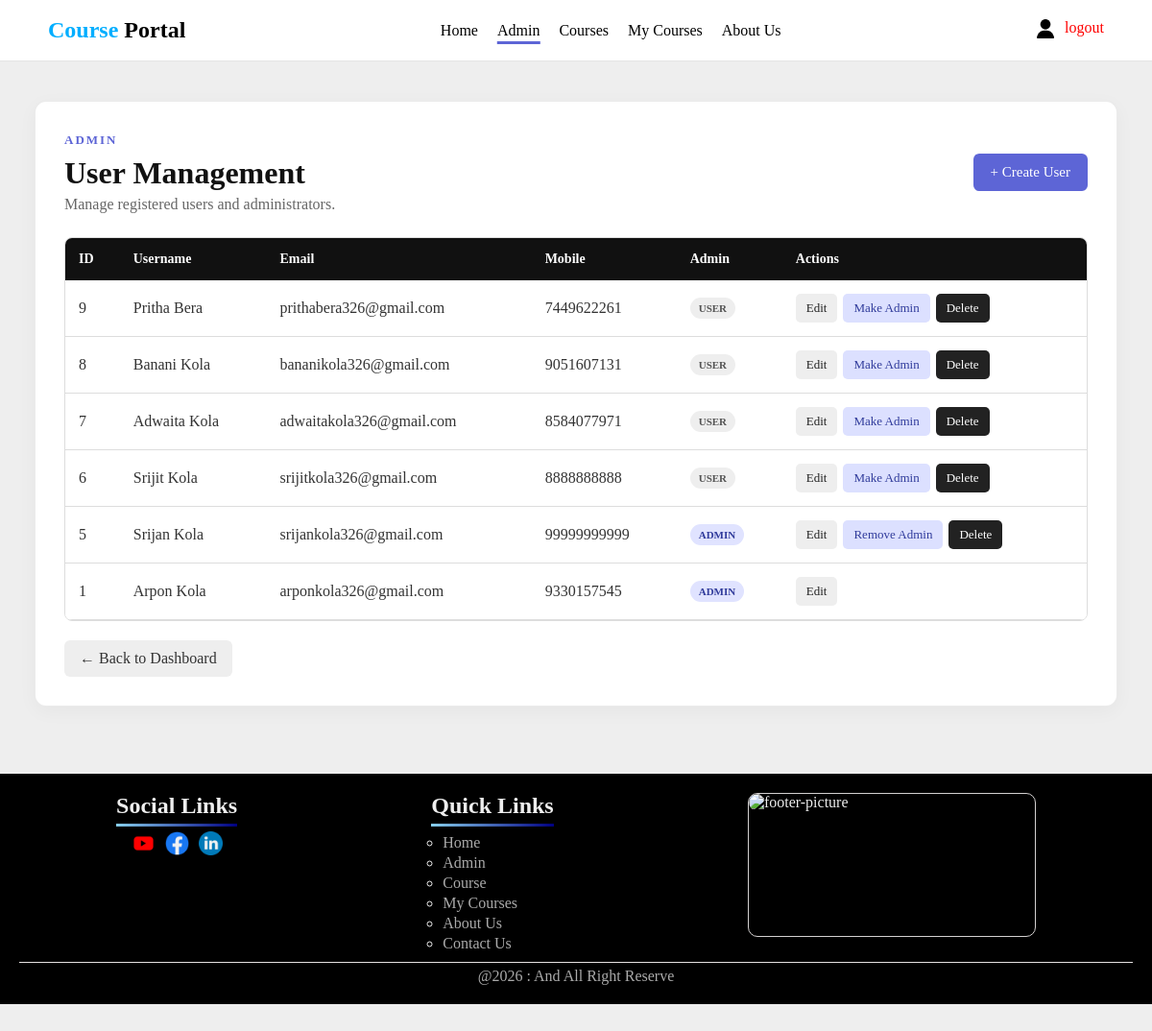
Page /admin/users (signed in) on the committed database.
### app/models/course_db.py (models this page shows, shortened)
class User(db.Model):
    __tablename__ = "users"
    id:Mapped[int] = mapped_column(primary_key=True, autoincrement=True)
    username:Mapped[str] = mapped_column(nullable=False)
    email:Mapped[str] = mapped_column(unique=True, index=True)
    mobile:Mapped[str] = mapped_column(unique=True, index=True)
    password:Mapped[str] = mapped_column(nullable=False)
    is_admin:Mapped[bool] = mapped_column(default=False, nullable=False)
    courses: Mapped[list["Course"]] = relationship(back_populates="author")
    enrollments: Mapped[list["Enrollment"]] = relationship(back_populates="user")

### app/routes/admin.py (the view)
@admin_bp.route("/users")
@is_admin
@is_login
def users():
    user = session.get("user_id", "")
    is_admin_ = session.get("is_admin", "")
    users = User.query.order_by(
        User.id.desc()
    ).all()
    return render_template(
        "admin_users.html",
        users=users,
        user=user,
        is_admin=is_admin_
    )

### main.py (called while the page is built)
@app1.context_processor
def inject_user_data():
    return {
        "user": session.get("user_id"),
        "is_admin": session.get("is_admin", False)
    }

### app/templates/admin_users.html (shortened to what this page needs)
{% extends 'base.html' %}
{% block style %}
<link rel="stylesheet"
      href="{{ url_for('static', filename='css/admin.css') }}">
{% endblock %}
{% block middle %}
<ul>
    <li class="nav-header">
        <a href="{{ url_for('home.index') }}">
            Home
        </a>
    </li>
    {% if is_admin %}
    <li class="nav-header active">
        <a href="{{ url_for('admin.admin_page') }}">
            Admin
        </a>
    </li>
    {% endif %}
    <li class="nav-header">
        <a href="{{ url_for('course.course_page') }}">
            Courses
        </a>
    </li>
    {% if user %}
    <li class="nav-header">
        <a href="{{ url_for('course.own_page') }}">
            My Courses
        </a>
    </li>
    {% endif %}
    <li class="nav-header">
        <a href="{{ url_for('about.about_page') }}">
            About Us
        </a>
    </li>
</ul>
{% endblock %}
{% block content %}
<div class="admin-container">
    <section class="admin-section">
        <div class="page-heading">
            <div>
                <span class="admin-label">
                    ADMIN
                </span>
                <h1>
                    User Management
                </h1>
                <p>
                    Manage registered users and administrators.
                </p>
            </div>
            <a
                href="{{ url_for('admin.create_user') }}"
                class="primary-button"
            >
                + Create User
            </a>
        </div>
        <div class="admin-table-wrapper">
            <table class="admin-table">
                <thead>
                    <tr>
                        <th>ID</th>
                        <th>Username</th>
                        <th>Email</th>
                        <th>Mobile</th>
                        <th>Admin</th>
                        <th>Actions</th>
                    </tr>
                </thead>
                <tbody>
                    {% for item in users %}
                    <tr>
                        <td>
                            {{ item.id }}
                        </td>
                        <td>
                            {{ item.username }}
                        </td>
                        <td>
                            {{ item.email }}
                        </td>
                        <td>
                            {{ item.mobile }}
                        </td>
                        <td>
                            {% if item.is_admin %}
                                <span class="status-admin">
                                    ADMIN
                                </span>
                            {% else %}
                                <span class="status-user">
                                    USER
                                </span>
                            {% endif %}
                        </td>
                        <td>
                            <div class="table-actions">
                                <a
                                    href="{{ url_for(
                                        'admin.edit_user',
                                        user_id=item.id
                                    ) }}"
                                    class="edit-button"
                                >
                                    Edit
                                </a>
                                {% if item.id != session.get('user_id') %}
                                <form
                                    method="POST"
                                    action="{{ url_for(
                                        'admin.toggle_admin',
                                        user_id=item.id
                                    ) }}"
                                >
                                    <button
                                        type="submit"
                                        class="small-button"
                                    >
                                        {% if item.is_admin %}
                                            Remove Admin
                                        {% else %}
                                            Make Admin
                                        {% endif %}
                                    </button>
                                </form>
                                <form
                                    method="POST"
                                    action="{{ url_for(
                                        'admin.delete_user',
                                        user_id=item.id
                                    ) }}"
                                    onsubmit="return confirm(
                                        'Delete this user?'
                                    );"
                                >
                                    <button
                                        type="submit"
                                        class="delete-button"
                                    >
                                        Delete
                                    </button>
                                </form>
                                {% endif %}
                            </div>
                        </td>
                    </tr>
                    {% else %}
                    <tr>
                        <td colspan="6">
                            No users found.
                        </td>
                    </tr>
                    {% endfor %}
                </tbody>
            </table>
        </div>
        <a
            href="{{ url_for('admin.admin_page') }}"
            class="back-button"
        >
            ← Back to Dashboard
        </a>
    </section>
</div>
{% endblock %}

### app/static/css/base.css (style rules this page uses)
* { padding: 0; margin: 0; box-sizing: border-box; }
body { font-family: Cambria, Cochin, Georgia, Times, 'Times New Roman', serif; background-color: #eee; }
html { scroll-behavior: smooth; }
.nav-bar #middle ul { list-style-type: none; display: flex; flex-direction: row; align-items: center; gap: 20px; }
.nav-bar #middle ul li a { text-decoration: none; color: black; font-weight: 400; }
.nav-header.active { position: relative; }
.nav-header { position: relative; }
.nav-header::after { content: ""; width: 0%; height: 0%; transition: width 0.1s linear; }
.nav-header.active::after { content: ""; width: 100%; height: 3px; background-color: rgb(93, 101, 214); position: absolute; left: 50%; transform: translateX(-50%); bottom: -5px; }

### app/static/css/admin.css (style rules this page uses)
* { padding: 0; margin: 0; box-sizing: border-box; }
body { font-family: Cambria, Cochin, Georgia, Times, 'Times New Roman', serif; background-color: #eee; color: #111; }
html { scroll-behavior: smooth; }
.nav-bar #middle ul { list-style-type: none; display: flex; flex-direction: row; align-items: center; gap: 20px; }
.nav-bar #middle ul li a { text-decoration: none; color: black; font-weight: 400; }
.nav-header { position: relative; }
.nav-header::after { content: ""; width: 0%; height: 0%; transition: width 0.1s linear; }
.nav-header.active::after { content: ""; width: 100%; height: 3px; background-color: rgb(93, 101, 214); position: absolute; left: 50%; transform: translateX(-50%); bottom: -5px; }
.admin-container { width: min(1200px, 94%); margin: 20px auto 50px; display: flex; flex-direction: column; gap: 35px; }
.admin-label { display: inline-block; color: rgb(93, 101, 214); font-size: 13px; font-weight: bold; letter-spacing: 2px; margin-bottom: 8px; }
.admin-section { width: 100%; background-color: #fff; border-radius: 12px; padding: 30px; border: 1px solid rgba(0, 0, 0, 0.08); box-shadow: 0 5px 20px rgba(0, 0, 0, 0.04); }
.primary-button { display: inline-block; border: none; text-decoration: none; background-color: rgb(93, 101, 214); color: white; padding: 11px 18px; border-radius: 6px; cursor: pointer; font-family: inherit; font-size: 15px; transition: 0.2s ease; }
.back-button { display: inline-block; margin-top: 20px; text-decoration: none; color: #333; background-color: #eee; padding: 10px 16px; border-radius: 6px; transition: 0.2s ease; }
.page-heading { display: flex; align-items: center; justify-content: space-between; gap: 20px; margin-bottom: 25px; }
.page-heading h1 { font-size: 32px; margin-bottom: 5px; }
.page-heading p { color: #666; }
.admin-table-wrapper { width: 100%; overflow-x: auto; border: 1px solid #ddd; border-radius: 8px; }
.admin-table { width: 100%; border-collapse: collapse; min-width: 750px; background-color: white; }
.admin-table th { text-align: left; background-color: #111; color: white; padding: 14px; font-size: 14px; }
.admin-table td { padding: 14px; border-bottom: 1px solid #ddd; vertical-align: middle; color: #333; }
.table-actions { display: flex; flex-wrap: wrap; align-items: center; gap: 6px; }
.table-actions form { margin: 0; }
.edit-button, .small-button, .delete-button { border: none; font-family: inherit; font-size: 13px; padding: 7px 11px; border-radius: 5px; cursor: pointer; text-decoration: none; display: inline-block; }
.edit-button { background-color: #eee; color: #222; }
.small-button { background-color: #dce0ff; color: #303b9b; }
.delete-button { background-color: #222; color: white; }
.status-admin, .status-user { display: inline-block; padding: 5px 9px; border-radius: 20px; font-size: 11px; font-weight: bold; }
.status-admin { background-color: #e0e3ff; color: #303b9b; }
.status-user { background-color: #eee; color: #555; }

### rows in the picture
User: id "9", username "Pritha Bera", email "prithabera326@gmail.com", mobile "7449622261", is_admin "USER"
User: id "8", username "Banani Kola", email "bananikola326@gmail.com", mobile "9051607131", is_admin "USER"
User: id "7", username "Adwaita Kola", email "adwaitakola326@gmail.com", mobile "8584077971", is_admin "USER"
User: id "6", username "Srijit Kola", email "srijitkola326@gmail.com", mobile "8888888888", is_admin "USER"
User: id "5", username "Srijan Kola", email "srijankola326@gmail.com", mobile "99999999999", is_admin "ADMIN"
User: id "1", username "Arpon Kola", email "arponkola326@gmail.com", mobile "9330157545", is_admin "ADMIN"
